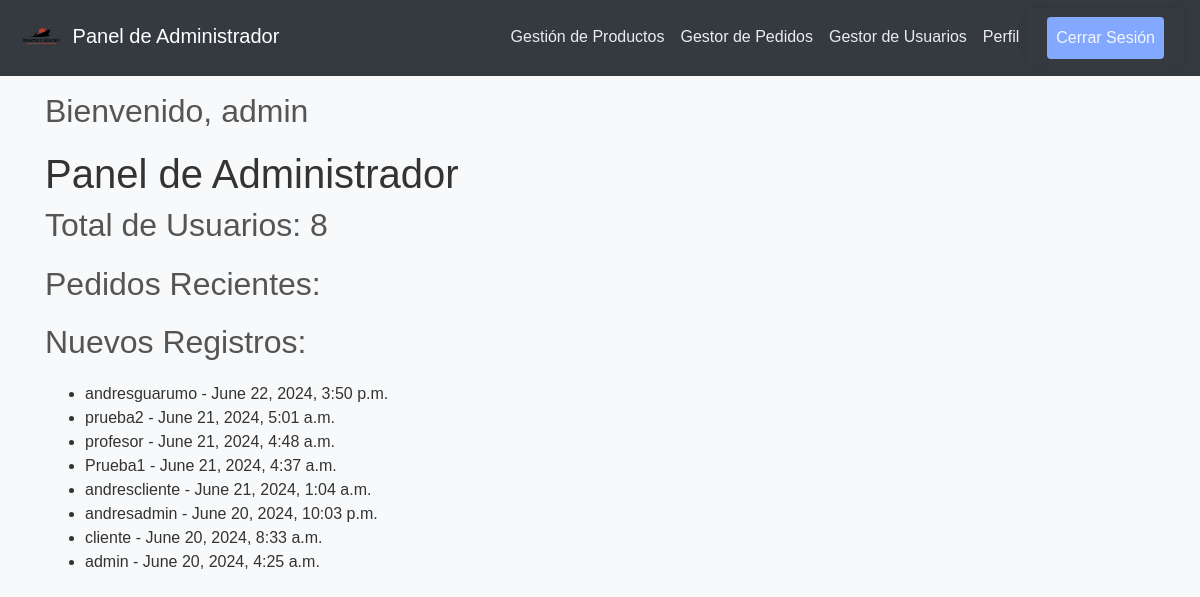
The page /processes/admin_dashboard/ (signed in) on the database its author committed.
### processes/models.py (models this page shows, shortened)
class CustomUser(AbstractUser):
    is_client = models.BooleanField(default=False)
    is_admin = models.BooleanField(default=False)
    nombre = models.CharField(max_length=100, blank=True, null=True)
    apellido = models.CharField(max_length=100, blank=True, null=True)
    rut = models.CharField(max_length=20, blank=True, null=True)
    telefono = models.CharField(max_length=20, blank=True, null=True)
    direccion = models.CharField(max_length=255, blank=True, null=True)

### processes/views.py (the view)
# urls.py: path('admin_dashboard/', views.admin_dashboard_view, name='admin_dashboard'),
def admin_dashboard_view(request):
    if not request.user.is_authenticated:
        return redirect('login')
    if not request.user.is_admin:
        return redirect('dashboard')
    user_count = CustomUser.objects.count()
    orders = Order.objects.all()
    recent_signups = CustomUser.objects.order_by('-date_joined')[:10]
    context = {
        'user_count': user_count,
        'orders': orders,
        'recent_signups': recent_signups
    }
    return render(request, 'processes/admin_dashboard.html', context)

### processes/templates/processes/admin_dashboard.html (shortened to what this page needs)
<!DOCTYPE html>
<html lang="es">
<head>
    {% load static %}
    <link href="https://maxcdn.bootstrapcdn.com/bootstrap/4.5.2/css/bootstrap.min.css" rel="stylesheet">
    <link rel="stylesheet" type="text/css" href="{% static 'style.css' %}">
</head>
<body>
<nav class="navbar navbar-expand-lg navbar-dark bg-dark fixed-top">
    <a class="navbar-brand" href="#">
        <img src="{% static '../static/logo2.png' %}" alt="Logo Empresa" height="50">
        Panel de Administrador
    </a>
    <div class="collapse navbar-collapse" id="navbarNav">
        <ul class="navbar-nav ml-auto">
            <li class="nav-item">
                <a class="nav-link" href="{% url 'producto_list' %}">Gestión de Productos</a>
            </li>
            <li class="nav-item">
                <a class="nav-link" href="#">Gestor de Pedidos</a>
            </li>
            <li class="nav-item">
                <a class="nav-link" href="{% url 'manage_users' %}">Gestor de Usuarios</a>
            </li>
            {% if user.is_authenticated %}
            <li class="nav-item">
                <a class="nav-link" href="{% url 'profile' %}">Perfil</a>
            </li>
            {% endif %}
            <li class="nav-item">
                <form method="POST" action="{% url 'logout' %}" style="display: inline;">
                    <button type="submit" class="nav-link btn btn-link" style="display: inline; ">Cerrar Sesión</button>
                </form>
            </li>
        </ul>
    </div>
</nav>
<br>
<div class="container mt-5">
    <h2>Bienvenido, {{ request.user.username }}</h2>
    <h1>Panel de Administrador</h1>
    <h2>Total de Usuarios: {{ user_count }}</h2>
    <h2>Pedidos Recientes:</h2>
    <h2>Nuevos Registros:</h2>
    <ul>
        {% for user in recent_signups %}
        <li>{{ user.username }} - {{ user.date_joined }}</li>
        {% endfor %}
    </ul>
</div>
</body>
</html>

### static/style.css (style rules this page uses)
body { font-family: Arial, sans-serif; background-color: #f8f9fa; color: #333; padding: 20px; }
.container { margin-top: 50px; }
h2 { margin-bottom: 20px; color: #555; }
form { padding: 20px; margin: 20px 0; box-shadow: 0 0 10px rgba(0, 0, 0, 0.1); }
button { background: #007bff; color: #fff; padding: 10px; border: none; cursor: pointer; }
.nav-link.btn.btn-link { color: rgb(130, 168, 255); background-color: rgb(130, 168, 255) ; }
.navbar-dark .navbar-nav .nav-link { color: rgba(255, 255, 255, 0.9); }
img { max-width: 100%; height: auto; }

### processes/templates/processes/admin_dashboard.html (style rules this page uses)
.navbar-brand img { max-height: 50px; margin-right: 1px; }

### rows shown on the page
CustomUser: user.username "admin", username "admin", date_joined "June 20, 2024, 4:25 a.m."
CustomUser: username "andresguarumo", date_joined "June 22, 2024, 3:50 p.m."
CustomUser: username "prueba2", date_joined "June 21, 2024, 5:01 a.m."
CustomUser: username "profesor", date_joined "June 21, 2024, 4:48 a.m."
CustomUser: username "Prueba1", date_joined "June 21, 2024, 4:37 a.m."
CustomUser: username "andrescliente", date_joined "June 21, 2024, 1:04 a.m."
CustomUser: username "andresadmin", date_joined "June 20, 2024, 10:03 p.m."
CustomUser: username "cliente", date_joined "June 20, 2024, 8:33 a.m."

### other values the page prints
{{ user_count }} "8"
